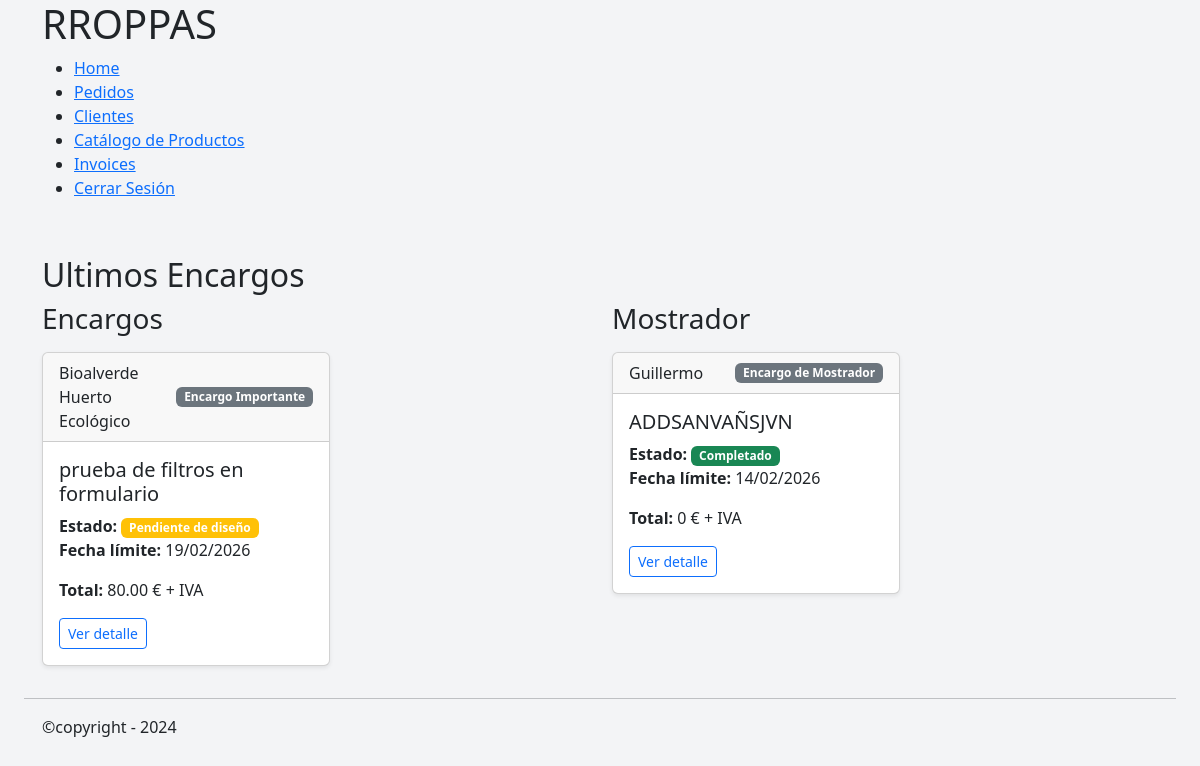
/home/ (signed in), run on an earlier commit of the app's database.
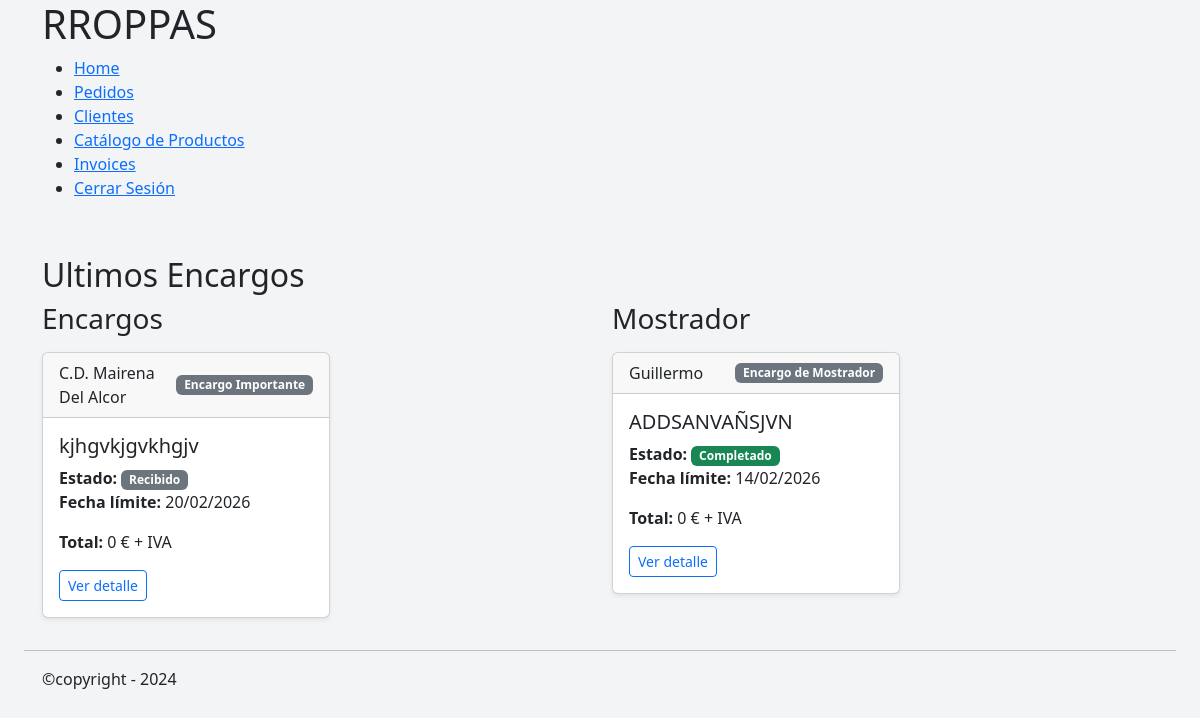
And on a later commit of the database.
### orders/models.py (models this page shows, shortened)
class Order(models.Model):
    class OrderStatus(models.TextChoices):
        RECEIVED = "RECEIVED", "Recibido"
        PENDING_DESIGN = "PENDING_DESIGN", "Pendiente de diseño"
        DESIGN_READY = "DESIGN_READY", "Diseño confirmado"
        IN_PRODUCTION = "IN_PRODUCTION", "En producción"
        COMPLETED = "COMPLETED", "Completado"
        DELIVERED = "DELIVERED", "Entregado"
        CANCELLED = "CANCELLED", "Cancelado"
    class OrderType(models.TextChoices):
        LARGE = 'LARGE', 'Encargo Importante'
        SMALL = 'SMALL', 'Encargo de Mostrador'
    client = models.ForeignKey(
        Client,
        on_delete=models.PROTECT,
        related_name='orders',
    )
    title = models.CharField(
        max_length=50,
        help_text='Descripcion corta del Pedido',
        verbose_name='Nombre del encargo',
    )
    status = models.CharField(
        verbose_name='Estado',
        choices=OrderStatus,
        default=OrderStatus.PENDING_DESIGN,
    )
    order_type =models.CharField(
        verbose_name='Tipo de pedido',
        choices=OrderType,
    )
    notes = models.TextField(blank=True, null=True)
    delivery_date = models.DateField(blank=True, null=True)
    created_at = models.DateTimeField(auto_now_add=True)
    updated_at = models.DateTimeField(auto_now=True)
    sent_at = models.DateField(blank=True, null=True)
    def total_price(self):
        return sum(
            item.unit_price * item.quantity
            for item in self.items.all()
        )
    def status_color(self):
        return {
            self.OrderStatus.RECEIVED: 'secondary',
            self.OrderStatus.PENDING_DESIGN: 'warning',
            self.OrderStatus.DESIGN_READY: 'info',
            self.OrderStatus.IN_PRODUCTION: 'primary',
            self.OrderStatus.COMPLETED: 'success',
            self.OrderStatus.DELIVERED: 'dark',
            self.OrderStatus.CANCELLED: 'danger',
        }.get(self.status, 'secondary')

class OrderItem(models.Model):
    order = models.ForeignKey(
        Order,
        on_delete=models.CASCADE,
        related_name='items',
    )
    product = models.ForeignKey(
        Product,
        on_delete=models.PROTECT,
    )
    variant = models.ForeignKey(
        ProductVariant,
        on_delete=models.PROTECT,
    )
    quantity = models.PositiveIntegerField(
        default=1,
    )
    unit_price = models.DecimalField(
        max_digits=10,
        decimal_places=2,
        help_text="Precio unitario sin IVA",
        verbose_name='Precio presupuestado',
    )
    notes = models.CharField(
        max_length=255,
        blank=True,
    )

### clients/models.py (models this page shows, shortened)
class Client(models.Model):
    TIPOS_CLIENTE = [
        ("club deportivo", "Club deportivo"),
        ("colegio", "Colegio"),
        ("ayuntamiento", "Ayuntamiento"),
        ("universidad", "Universidad"),
        ("empresa", "Empresa"),
        ("particular", "Particular"),
    ]
    name = models.CharField(
        verbose_name='Nombre',
        max_length=255,
    )
    tipo = models.CharField(
        verbose_name='Tipo de Cliente',
        choices=TIPOS_CLIENTE
    )
    cif_nif = models.CharField(
        verbose_name='CIF/NIF',
        max_length=20,
        blank=True,
        null=True,
    )
    t_number = models.CharField(
        verbose_name='Nº teléfono',
        max_length=30,
        null=True,
        blank=True
    )
    email= models.EmailField(
        blank=True,
    )
    direccion=models.TextField(
        verbose_name='Direccion',
        max_length=100,
        blank=True,
        null=True,
    )
    other=models.TextField(
        verbose_name='Otra información',
        blank=True,
        null=True,
    )
    created_at=models.DateTimeField(
        verbose_name='Fecha de Creación',
        default=timezone.now,
        )

### mini_erp/views.py (the view, shortened to what this page needs)
# urls.py: path('home/', home_view.as_view(), name='home'),
class home_view(TemplateView):
    template_name = 'general/home.html'
    def get_context_data(self, **kwargs):
        context = super().get_context_data(**kwargs)
        search = self.request.GET.get('q')
        order_by_delivery = self.request.GET.get('order') == 'delivery'
        important_orders = Order.objects.filter(order_type='LARGE')
        counter_orders = Order.objects.filter(order_type='SMALL')
        if order_by_delivery:
            important_orders = important_orders.order_by(
                'delivery_date'
            )
            counter_orders = counter_orders.order_by(
                'delivery_date'
            )
        else:
            important_orders = important_orders.order_by(
                '-created_at'
            )
            counter_orders = counter_orders.order_by(
                '-created_at'
            )
        context['important_orders'] = important_orders
        context['counter_orders'] = counter_orders
        return context

### mini_erp/templates/general/home.html (shortened to what this page needs)
{% extends "general/layout.html" %}
{% block contenido %}
   {% if request.user.is_authenticated %}
      <div class="container">
         <section>
               <div class="row">
                  <h2>Ultimos Encargos</h2>
                  <div class="col-md-6">
                     <h3 class="mb-3">Encargos</h3>
                     {% for order in important_orders|slice:":1" %}
                        {% include "_includes/_orders/_order_card.html" %}
                     {% endfor %}
                  </div>
                  <div class="col-md-6">
                     <h3 class="mb-3">Mostrador</h3>
                     {% for order in counter_orders|slice:":1" %}
                        {% include "_includes/_orders/_order_card.html" %}
                     {% endfor %}
                  </div>
               </div>
         </section>
      </div
   {% endif %}
{% endblock %}

### mini_erp/templates/_includes/_orders/_order_card.html
<div class="card mb-3 shadow-sm" style="width: 18rem;">
    <div class="card-header d-flex justify-content-between align-items-center">
        <span>{{ order.client.name }}</span>
        <span class="badge
            {% if order.order_type == 'BIG' %} bg-primary
            {% else %} bg-secondary
            {% endif %}">
            {{ order.get_order_type_display }}
        </span>
    </div>
    <div class="card-body">
        <h5 class="card-title">{{ order.title }}</h5>
        <p class="card-text">
            <strong>Estado:</strong>
            <span class="badge bg-{{ order.status_color }}">
                {{ order.get_status_display }}
            </span>
            <br>
            <strong>Fecha límite:</strong>
            {% if order.delivery_date %}{{ order.delivery_date|date:"d/m/Y" }}{% else %}Sin definir{% endif %}
        </p>
        <p class="card-text"><strong>Total:</strong> {{ order.total_price }} € + IVA</p>
        <a href="{% url 'orders:order_detail' order.pk %}" class="btn btn-sm btn-outline-primary">
            Ver detalle
        </a>
    </div>
</div>

What changed in the data, as far as the page shows it:
no longer on this page (row unchanged): Order: client.name "Bioalverde Huerto Ecológico", order_type "Encargo Importante", title "prueba de filtros en formulario", status "Pendiente de diseño", delivery_date "19/02/2026", total_price "80.00", shown under "Encargos"
added Order: client.name "C.D. Mairena Del Alcor", order_type "Encargo Importante", title "kjhgvkjgvkhgjv", status "Recibido", delivery_date "20/02/2026", total_price "0", shown under "Encargos"
